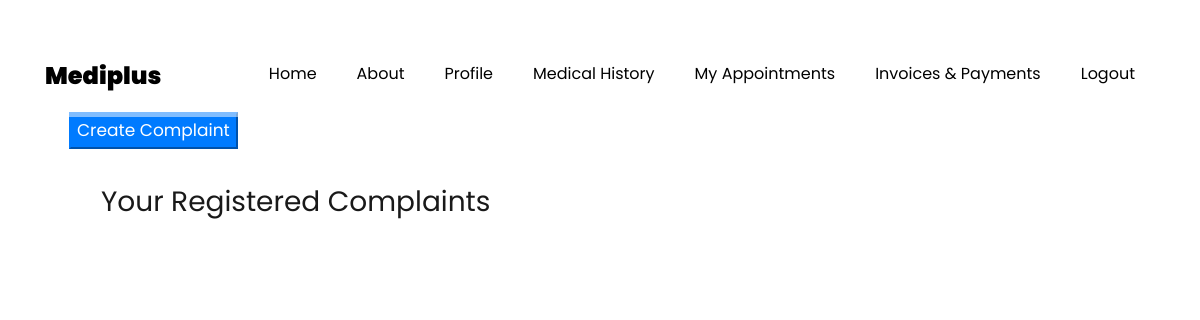
The app's page /Complaints/ (signed in), older data.
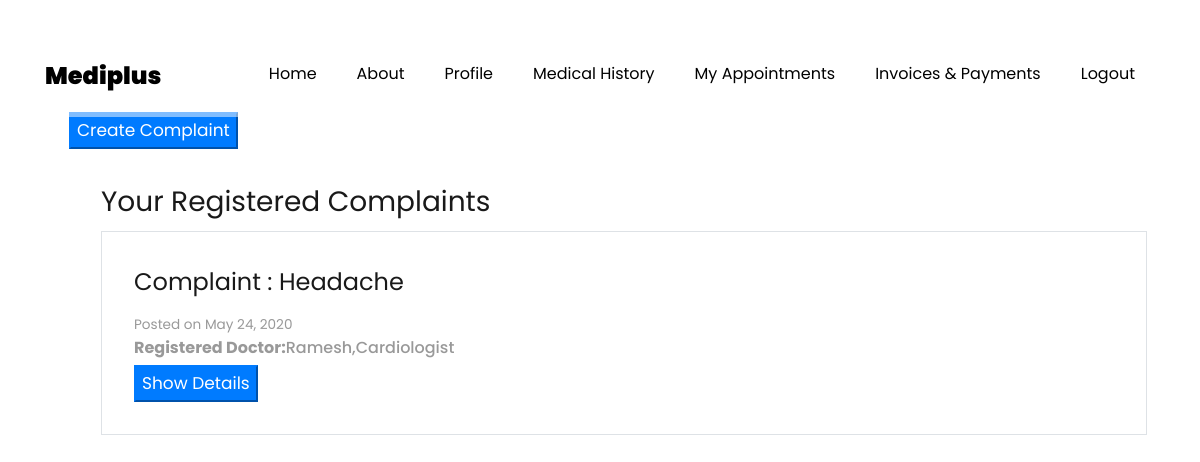
The same page, newer data.
### core/models.py (models this page shows, shortened)
class Complaint(models.Model):
    Doctor=models.ForeignKey(Doctor,on_delete=models.CASCADE)
    patient=models.ForeignKey(Patient,on_delete=models.CASCADE)
    Complaint_Name=models.CharField(max_length=500)
    Symptom1=models.CharField(max_length=500)
    Symptom2=models.CharField(max_length=500)
    Description=models.TextField()
    Date=models.DateTimeField(auto_now=True)

class Doctor(models.Model):
    status_choices=(
        ('onduty','onduty'),
        ('offduty','offduty'),
    )
    user=models.OneToOneField(Users,on_delete=models.CASCADE,primary_key=True)
    Education=models.CharField(max_length=500)
    Specialization=models.CharField(max_length=500)
    AadharNo=models.IntegerField()
    Attendence=models.IntegerField(null=True,blank=True)
    Salary=models.IntegerField(null=True,blank=True)
    status=models.CharField(choices=status_choices,max_length=300)

class Users(AbstractUser):
    PATIENT=1
    DOCTOR=2
    HR=3
    RECEPTIONIST=4
    ROLE_CHOICES = (
        (PATIENT, 'Patient'),
        (DOCTOR, 'Doctor'),
        (HR,'HR'),
        (RECEPTIONIST,'Receptionist')
    )
    GENDER_CHOICES = (
        ('M', 'Male'),
        ('F', 'Female'),
        ('O', 'Other'),
    )
    role = models.PositiveSmallIntegerField(choices=ROLE_CHOICES,null=True,blank=True)
    gender = models.CharField(max_length=1, choices=GENDER_CHOICES)
    age=models.IntegerField(null=True,blank=True)
    phoneno=models.BigIntegerField(null=True,blank=True)
    address=models.TextField(null=True,blank=True)

### core/views.py (the view)
# urls.py: path('Complaints/',views.ComplaintListView,name='ComplaintListView'),
@login_required
def ComplaintListView(request):
    patient=Patient.objects.get(user=request.user)
    complaints=Complaint.objects.filter(patient=patient)
    template_name='Medical_History.html'
    return render(request,template_name,context={'complaints':complaints})

### core/templates/Medical_History.html (shortened to what this page needs)
{% extends 'base.html' %}
{% load static %}
{% block content %}
<div class='container pt-3 mt -3'>
    <a href="{% url 'ComplaintRegistration' %}"><button class='btn-primary'>Create Complaint</button></a>
    <section class='content-section m-3 p-3'>
    <h3>Your Registered Complaints</h3>
    {% for complaint in complaints %}
    <section class="media border p-3 mt-2">
        <section class="media-body p-3">
            <h4>Complaint : {{complaint.Complaint_Name}}</a></h4><small>Posted on {{complaint.Date | date}}</small>
            <h6><b>Registered Doctor:</b>{{complaint.Doctor.user.username}},{{complaint.Doctor.Specialization}}</h6>
            <a href="{% url 'ComplaintDetailView' complaint.id %}"><button class='btn-primary'>Show Details</button></a>
        </section>
    </section>
    {% endfor %}
</section>
</div>
{% endblock %}

Row changes from the older to the newer data that the page shows:
added Complaint: Complaint_Name "Headache", Date "May 24, 2020", Doctor.user.username "Ramesh", Doctor.Specialization "Cardiologist"
